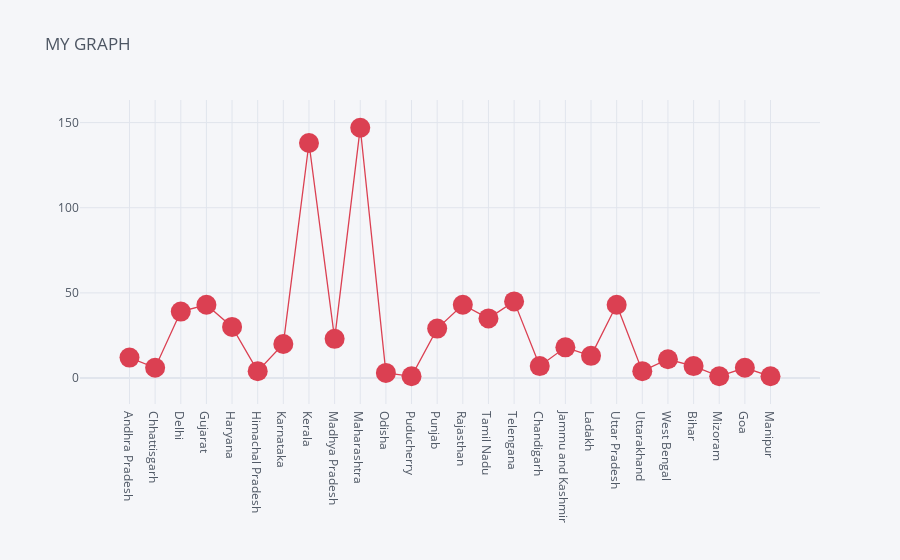
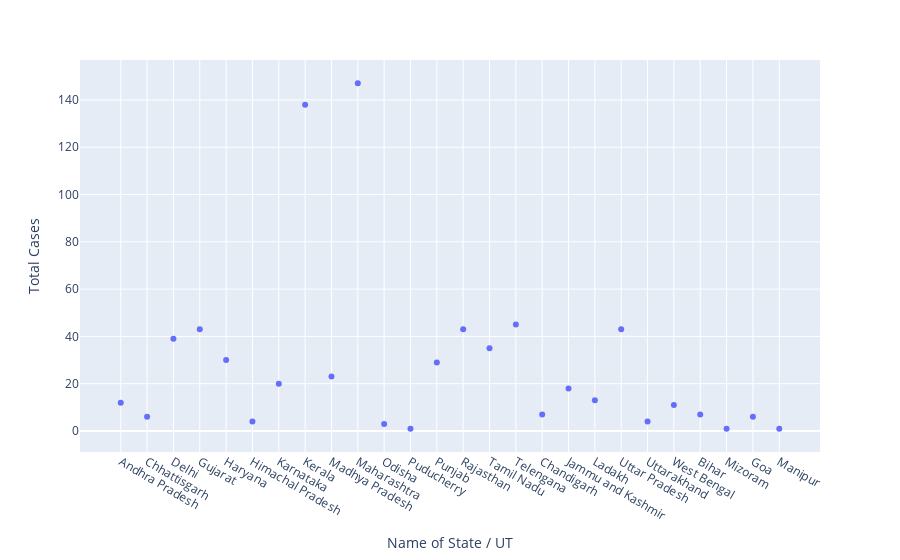

The cell these charts' notebook holds for them, in order:
### Code cell
df.iplot(kind='scatter',x='Name of State / UT',y='Total Cases',mode='markers+lines',title='MY GRAPH',colors='red',size=20)

px.scatter(df,x='Name of State / UT',y='Total Cases')

### Figure 1 — Plotly figure (JSON) as saved in the notebook; plotly's stock layout.template omitted (floating-point values rounded to 4 significant figures)
{"data": [{"line": {"color": "rgba(219, 64, 82, 1.0)", "dash": "solid", "shape": "linear", "width": 1.3}, "marker": {"size": 20, "symbol": "circle"}, "mode": "markers+lines", "name": "Total Cases", "text": "", "type": "scatter", "x": ["Andhra Pradesh", "Chhattisgarh", "Delhi", "Gujarat", "Haryana", "Himachal Pradesh", "Karnataka", "Kerala", "Madhya Pradesh", "Maharashtra", "Odisha", "Puducherry", "Punjab", "Rajasthan", "Tamil Nadu", "Telengana", "Chandigarh", "Jammu and Kashmir", "Ladakh", "Uttar Pradesh", "Uttarakhand", "West Bengal", "Bihar", "Mizoram", "Goa", "Manipur"], "y": [12, 6, 39, 43, 30, 4, 20, 138, 23, 147, 3, 1, 29, 43, 35, 45, 7, 18, 13, 43, 4, 11, 7, 1, 6, 1]}], "layout": {"legend": {"bgcolor": "#F5F6F9", "font": {"color": "#4D5663"}}, "paper_bgcolor": "#F5F6F9", "plot_bgcolor": "#F5F6F9", "title": {"font": {"color": "#4D5663"}, "text": "MY GRAPH"}, "xaxis": {"gridcolor": "#E1E5ED", "showgrid": true, "tickfont": {"color": "#4D5663"}, "title": {"font": {"color": "#4D5663"}, "text": ""}, "zerolinecolor": "#E1E5ED"}, "yaxis": {"gridcolor": "#E1E5ED", "showgrid": true, "tickfont": {"color": "#4D5663"}, "title": {"font": {"color": "#4D5663"}, "text": ""}, "zerolinecolor": "#E1E5ED"}}}

### Figure 2 — Plotly figure (JSON) as saved in the notebook; plotly's stock layout.template omitted (floating-point values rounded to 4 significant figures)
{"data": [{"hovertemplate": "Name of State / UT=%{x}<br>Total Cases=%{y}<extra></extra>", "legendgroup": "", "marker": {"color": "#636efa", "symbol": "circle"}, "mode": "markers", "name": "", "orientation": "v", "showlegend": false, "type": "scatter", "x": ["Andhra Pradesh", "Chhattisgarh", "Delhi", "Gujarat", "Haryana", "Himachal Pradesh", "Karnataka", "Kerala", "Madhya Pradesh", "Maharashtra", "Odisha", "Puducherry", "Punjab", "Rajasthan", "Tamil Nadu", "Telengana", "Chandigarh", "Jammu and Kashmir", "Ladakh", "Uttar Pradesh", "Uttarakhand", "West Bengal", "Bihar", "Mizoram", "Goa", "Manipur"], "xaxis": "x", "y": [12, 6, 39, 43, 30, 4, 20, 138, 23, 147, 3, 1, 29, 43, 35, 45, 7, 18, 13, 43, 4, 11, 7, 1, 6, 1], "yaxis": "y"}], "layout": {"legend": {"tracegroupgap": 0}, "margin": {"t": 60}, "xaxis": {"anchor": "y", "domain": [0, 1], "title": {"text": "Name of State / UT"}}, "yaxis": {"anchor": "x", "domain": [0, 1], "title": {"text": "Total Cases"}}}}
